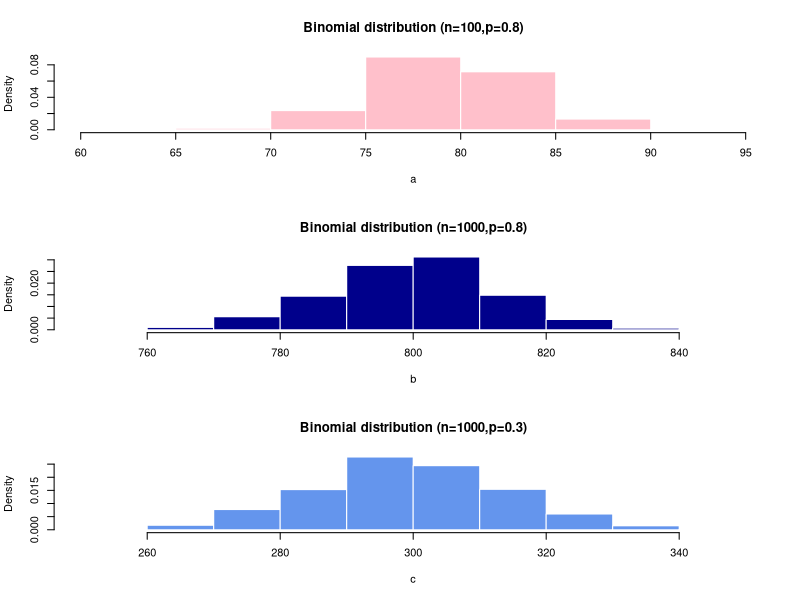
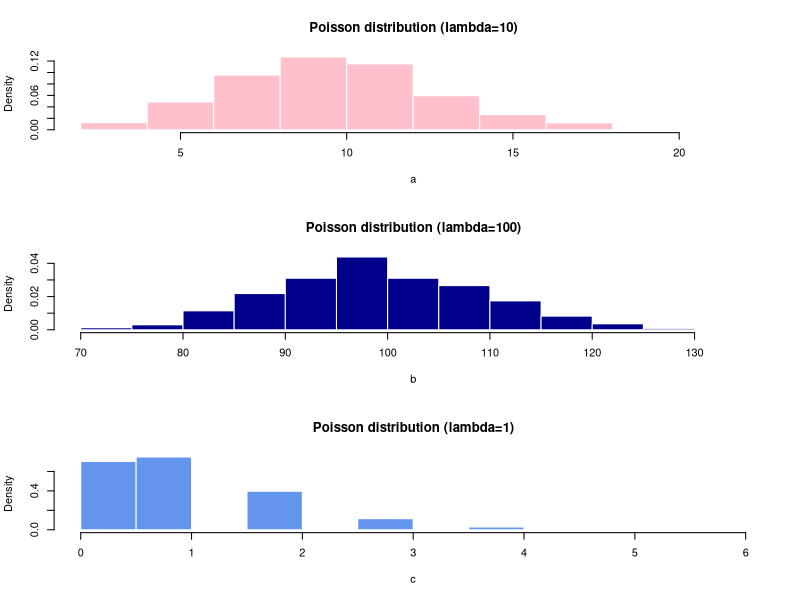
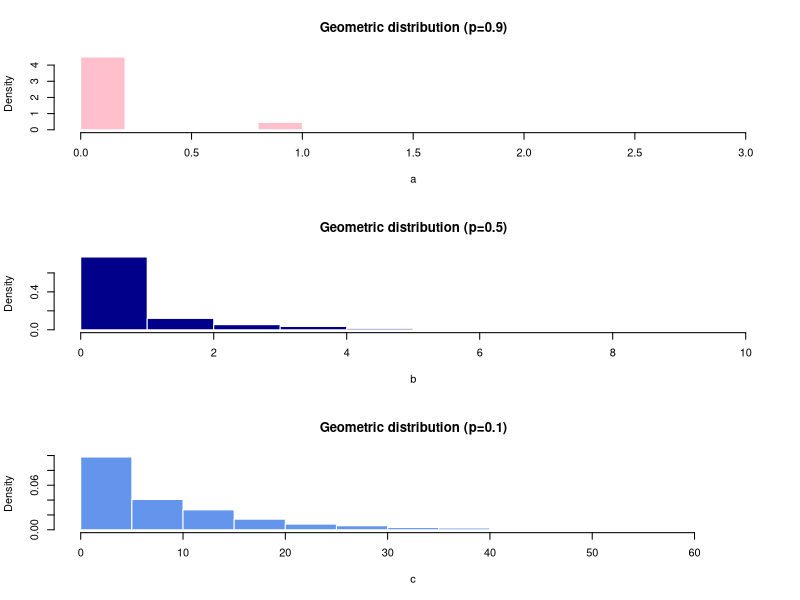
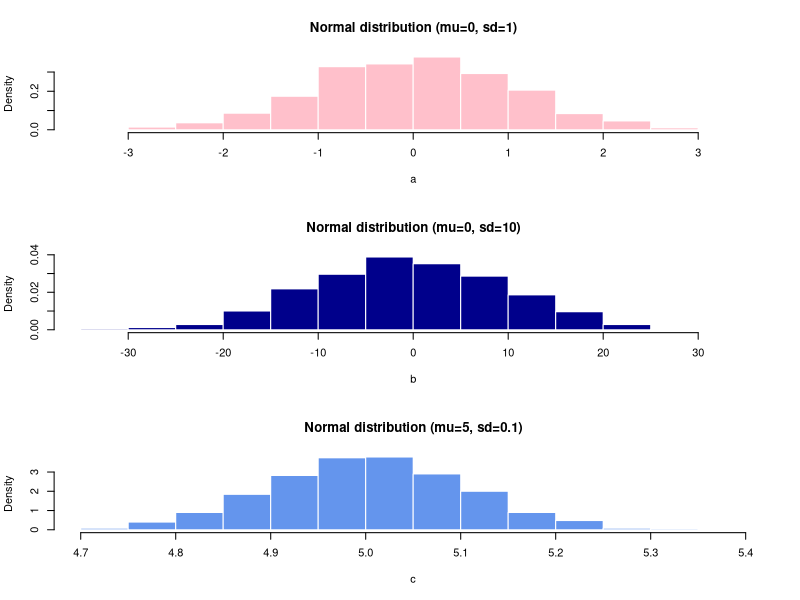
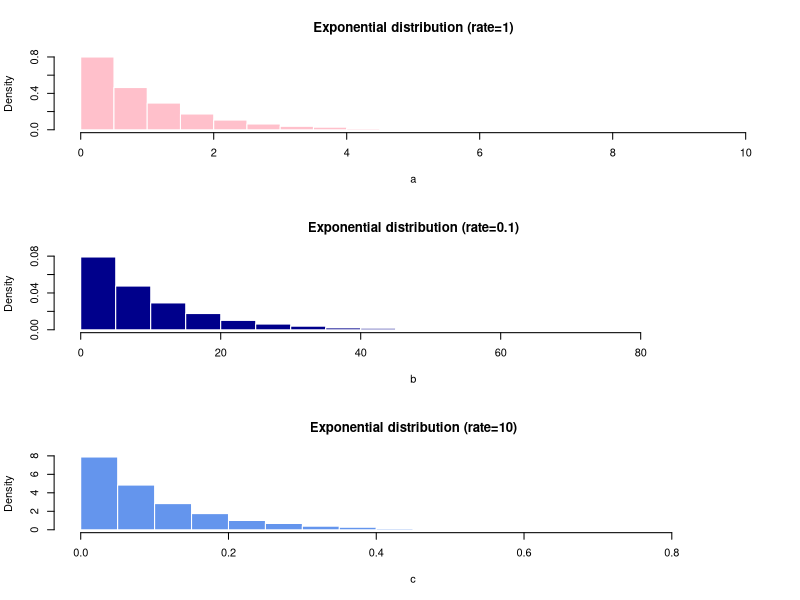
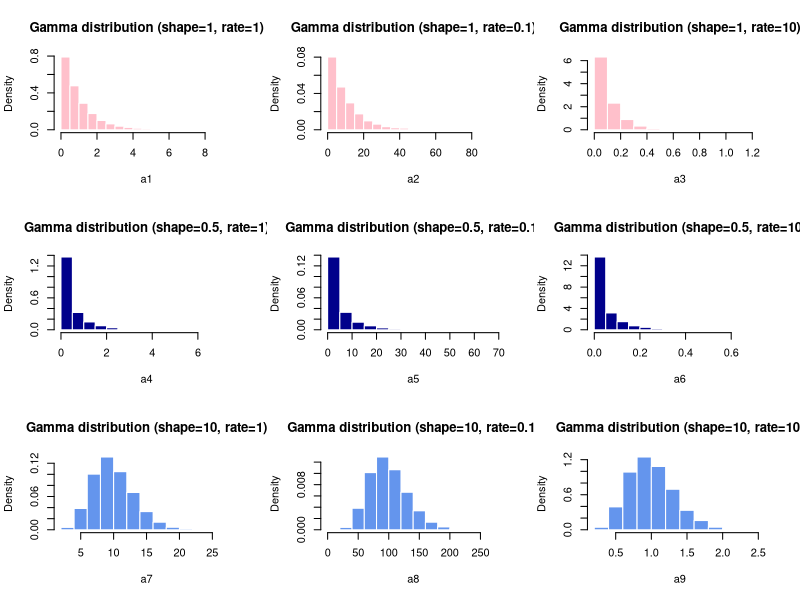
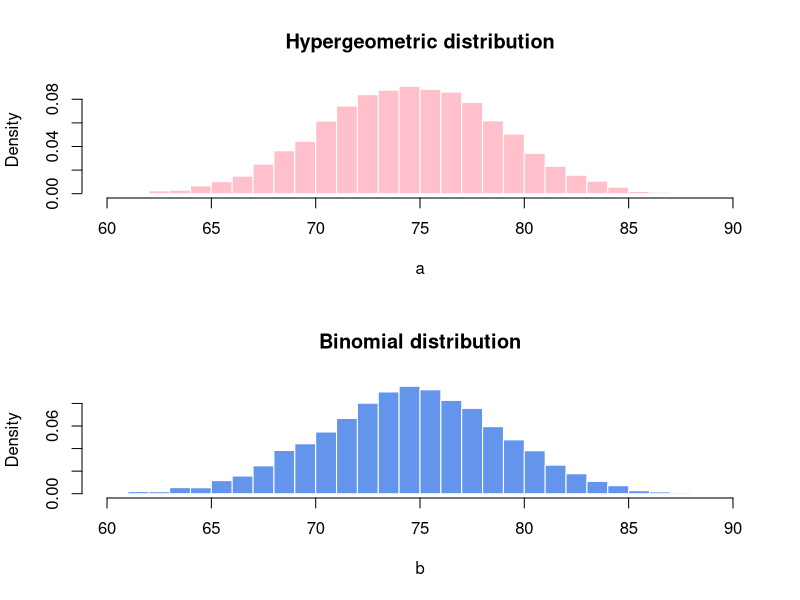
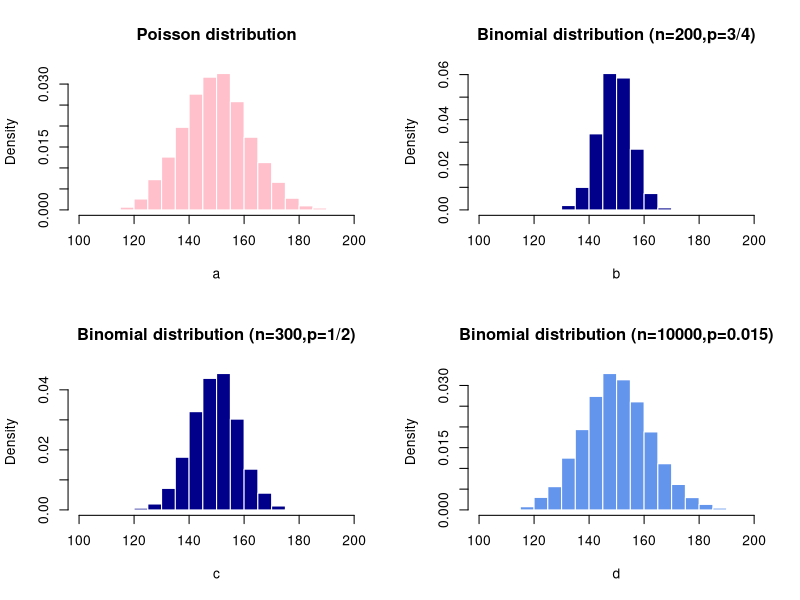

Write R code to recreate these figures, in order.
########## Session 2 ##########

### 2. Distributions with varying parameters ###

### Discrete random variables

# Binomial
{
  name1=c('Binomial distribution (n=100,p=0.8)')
  name2=c('Binomial distribution (n=1000,p=0.8)')
  name3=c('Binomial distribution (n=1000,p=0.3)')
  
  par(mfrow=c(3,1))
  
  # parameter
  a=rbinom(1000,100,0.8)
  b=rbinom(1000,1000,0.8)
  c=rbinom(1000,1000,0.3)
  
  hist(a,breaks=5,col=c('pink'),border='white',freq=FALSE,main=name1)
  hist(b,breaks=8,col=c('dark blue'),border='white',freq=FALSE,main=name2)
  hist(c,breaks=8,col=c('cornflowerblue'),border='white',freq=FALSE,main=name3)
}

# Poisson
{
  name1=c('Poisson distribution (lambda=10)')
  name2=c('Poisson distribution (lambda=100)')
  name3=c('Poisson distribution (lambda=1)')
  
  par(mfrow=c(3,1))
  
  # parameter
  a=rpois(1000,10)
  b=rpois(1000,100)
  c=rpois(1000,1)
  
  hist(a,col=c('pink'),border='white',freq=FALSE,main=name1)
  hist(b,col=c('dark blue'),border='white',freq=FALSE,main=name2)
  hist(c,col=c('cornflowerblue'),border='white',freq=FALSE,main=name3)
}

# Geometric
{
  name1=c('Geometric distribution (p=0.9)')
  name2=c('Geometric distribution (p=0.5)')
  name3=c('Geometric distribution (p=0.1)')
  
  par(mfrow=c(3,1))
  
  # parameter
  a=rgeom(1000,0.9)
  b=rgeom(1000,0.5)
  c=rgeom(1000,0.1)
  
  hist(a,col=c('pink'),border='white',freq=FALSE,main=name1)
  hist(b,col=c('dark blue'),border='white',freq=FALSE,main=name2)
  hist(c,col=c('cornflowerblue'),border='white',freq=FALSE,main=name3)
}

# 
### Continuous random variables

# Normal
{
  name1=c('Normal distribution (mu=0, sd=1)')
  name2=c('Normal distribution (mu=0, sd=10)')
  name3=c('Normal distribution (mu=5, sd=0.1)')
  
  par(mfrow=c(3,1))
  
  # parameter
  a=rnorm(1000,0,1)
  b=rnorm(1000,0,10)
  c=rnorm(1000,5,0.1)
  
  hist(a,col=c('pink'),border='white',freq=FALSE,main=name1)
  hist(b,col=c('dark blue'),border='white',freq=FALSE,main=name2)
  hist(c,col=c('cornflowerblue'),border='white',freq=FALSE,main=name3)
}

# Exponential
{
  name1=c('Exponential distribution (rate=1)')
  name2=c('Exponential distribution (rate=0.1)')
  name3=c('Exponential distribution (rate=10)')
  
  par(mfrow=c(3,1))
  
  # parameter
  a=rexp(10000,rate=1)
  b=rexp(10000,rate=1/10)
  c=rexp(10000,rate=10)
  
  hist(a,col=c('pink'),border='white',freq=FALSE,main=name1)
  hist(b,col=c('dark blue'),border='white',freq=FALSE,main=name2)
  hist(c,col=c('cornflowerblue'),border='white',freq=FALSE,main=name3)
}

# Gamma distribution
{
  name1=c('Gamma distribution (shape=1, rate=1)')
  name2=c('Gamma distribution (shape=1, rate=0.1)')
  name3=c('Gamma distribution (shape=1, rate=10)')
  
  name4=c('Gamma distribution (shape=0.5, rate=1)')
  name5=c('Gamma distribution (shape=0.5, rate=0.1)')
  name6=c('Gamma distribution (shape=0.5, rate=10)')
  
  name7=c('Gamma distribution (shape=10, rate=1)')
  name8=c('Gamma distribution (shape=10, rate=0.1)')
  name9=c('Gamma distribution (shape=10, rate=10)')
  
  par(mfrow=c(3,3))
  
  # parameter
  a1=rgamma(10000,shape=1,rate=1)
  a2=rgamma(10000,shape=1,rate=1/10)
  a3=rgamma(10000,shape=1,rate=10)
  a4=rgamma(10000,shape=0.5,rate=1)
  a5=rgamma(10000,shape=0.5,rate=1/10)
  a6=rgamma(10000,shape=0.5,rate=10)
  a7=rgamma(10000,shape=10,rate=1)
  a8=rgamma(10000,shape=10,rate=1/10)
  a9=rgamma(10000,shape=10,rate=10)
  
  hist(a1,col=c('pink'),border='white',freq=FALSE,main=name1)
  hist(a2,col=c('pink'),border='white',freq=FALSE,main=name2)
  hist(a3,col=c('pink'),border='white',freq=FALSE,main=name3)
  hist(a4,col=c('dark blue'),border='white',freq=FALSE,main=name4)
  hist(a5,col=c('dark blue'),border='white',freq=FALSE,main=name5)
  hist(a6,col=c('dark blue'),border='white',freq=FALSE,main=name6)
  hist(a7,col=c('cornflowerblue'),border='white',freq=FALSE,main=name7)
  hist(a8,col=c('cornflowerblue'),border='white',freq=FALSE,main=name8)
  hist(a9,col=c('cornflowerblue'),border='white',freq=FALSE,main=name9)
}


### 3. Relationship between distributions ###

# 3-1. Hypergeometric vs Binomial
{
name1=c('Hypergeometric distribution')
name2=c('Binomial distribution')
par(mfrow=c(2,1))

# parameter
a=rhyper(10000,1500,500,100)
b=rbinom(10000,100,3/4)

hist(a,breaks=40,col=c('pink'),border='white',xlim=c(60,90),freq=FALSE,main=name1)
hist(b,breaks=40,col=c('cornflowerblue'),border='white',xlim=c(60,90),freq=FALSE,main=name2)
}


# 3-2. Binomial vs Poisson (when np converges to lambda as n increases)
{
name1=c('Poisson distribution')
name2=c('Binomial distribution (n=200,p=3/4)')
name3=c('Binomial distribution (n=300,p=1/2)')
name4=c('Binomial distribution (n=10000,p=0.015)')

par(mfrow=c(2,2))

# parameter
a=rpois(5000,150)
b=rbinom(5000,200,150/200)
c=rbinom(5000,300,1/2)
d=rbinom(5000,10000,150/10000)

hist(a,breaks=20,col=c('pink'),border='white',xlim=c(100,200),freq=FALSE,main=name1)
hist(b,breaks=15,col=c('dark blue'),border='white',xlim=c(100,200),freq=FALSE,main=name2)
hist(c,breaks=20,col=c('dark blue'),border='white',xlim=c(100,200),freq=FALSE,main=name3)
hist(d,breaks=20,col=c('cornflowerblue'),border='white',xlim=c(100,200),freq=FALSE,main=name4)
}


# 3-3. Negative binomial vs Geometric
{
name1=c('Negative binomial distribution')
name2=c('Geometric distribution (n=1)')
name3=c('Geometric distribution (n=5)')
name4=c('Geometric distribution (n=10)')

par(mfrow=c(2,2))

# parameter
a=rnbinom(10000,10,1/5)
b=rgeom(100,1/5)
c=vector()
d=vector()
for(i in 1:1000){
c=c(c,sum(rgeom(5,1/5)))
d=c(d,sum(rgeom(10,1/5)))
}

hist(a,col=c('pink'),border='white',freq=FALSE,main=name1,xlim=c(0,100))
hist(b,col=c('dark blue'),border='white',freq=FALSE,main=name2)
hist(c,col=c('dark blue'),border='white',freq=FALSE,main=name3,xlim=c(0,100))
hist(d,col=c('cornflowerblue'),border='white',freq=FALSE,main=name4,xlim=c(0,100))
}


# 3-4. Exponential vs Gamma distribution
{
  name1=c('Exponential distribution (rate=1)')
  name2=c('Exponential distribution (rate=0.1)')
  
  name3=c('Gamma distribution (shape=1, rate=1)')
  name4=c('Gamma distribution (shape=1, rate=0.1)')
  
  par(mfrow=c(2,2))
  
  # parameter
  a=rexp(10000,rate=1)
  b=rexp(10000,rate=1/10)
  c=rgamma(10000,shape=1,rate=1)
  d=rgamma(10000,shape=1,rate=1/10)
  
  hist(a,col=c('pink'),border='white',freq=FALSE,main=name1)
  hist(b,col=c('pink'),border='white',freq=FALSE,main=name2)
  hist(c,col=c('cornflowerblue'),border='white',freq=FALSE,main=name3)
  hist(d,col=c('cornflowerblue'),border='white',freq=FALSE,main=name4)
}
